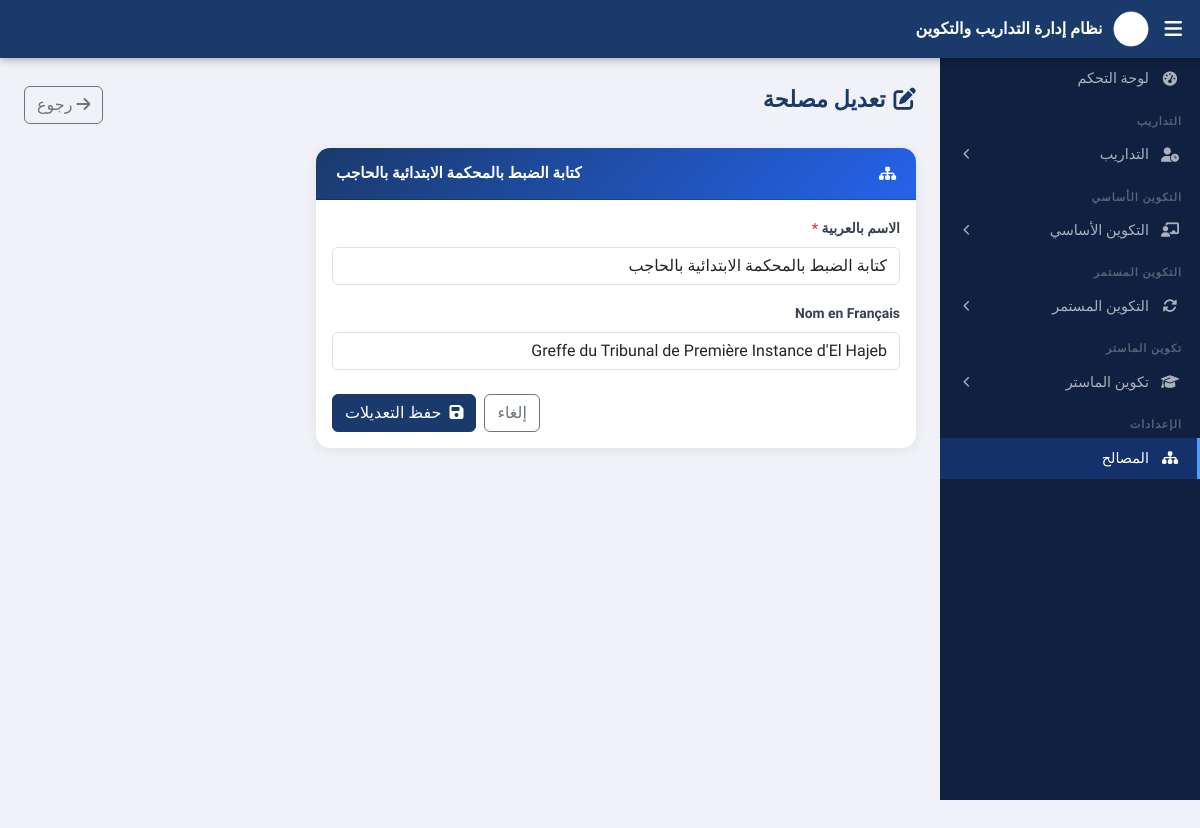
Page /index.php?action=edit_service&id=3 on the committed database.
### tables this page shows
CREATE TABLE IF NOT EXISTS services (
    id         INT AUTO_INCREMENT PRIMARY KEY,
    nom_ar     VARCHAR(200) NOT NULL,
    nom_fr     VARCHAR(200),
    created_at TIMESTAMP DEFAULT CURRENT_TIMESTAMP
);

### controllers/ServiceController.php (called while the page is built, shortened)
<?php
require_once __DIR__ . '/../models/Service.php';
class ServiceController {
    private Service $model;
    public function __construct() { $this->model = new Service(); }
    public function edit(?int $id): void {
        if (!$id || !($service = $this->model->getById($id))) { $this->r('services'); }
        require __DIR__ . '/../views/services/edit.php';
    }
}

### config/database.php (called while the page is built)
<?php
class Database {
    private string $host = 'localhost';
    private string $db   = 'gestion_stagiaires';
    private string $user = 'root';
    private string $pass = '';
    public function getConnection(): PDO {
        $dsn = "mysql:host={$this->host};dbname={$this->db};charset=utf8mb4";
        return new PDO($dsn, $this->user, $this->pass, [
            PDO::ATTR_ERRMODE            => PDO::ERRMODE_EXCEPTION,
            PDO::ATTR_DEFAULT_FETCH_MODE => PDO::FETCH_ASSOC,
        ]);
    }
}

### models/Service.php (called while the page is built, shortened)
<?php
require_once __DIR__ . '/../config/database.php';
class Service {
    private PDO $pdo;
    public function __construct() {
        $this->pdo = (new Database())->getConnection();
    }
    public function getById(int $id): array|false {
        $stmt = $this->pdo->prepare("SELECT * FROM services WHERE id=?");
        $stmt->execute([$id]);
        return $stmt->fetch();
    }
}

### views/services/edit.php (the view, shortened to what this page needs)
<?php require __DIR__ . '/../layout/header.php'; ?>
<div class="page-header">
    <div><h2><i class="fas fa-edit me-2"></i>تعديل مصلحة</h2></div>
    <a href="index.php?action=services" class="btn btn-outline-secondary"><i class="fas fa-arrow-right me-1"></i>رجوع</a>
</div>
<?php $v = array_merge($service, $_SERVER['REQUEST_METHOD']==='POST' ? $_POST : []); ?>
<div class="card" style="max-width:600px">
    <div class="card-header"><i class="fas fa-sitemap me-2"></i><?= htmlspecialchars($service['nom_ar']) ?></div>
    <div class="card-body">
        <form method="POST" action="index.php?action=edit_service&id=<?= $service['id'] ?>">
            <div class="mb-3">
                <label class="form-label">الاسم بالعربية <span class="text-danger">*</span></label>
                <input type="text" name="nom_ar" class="form-control" value="<?= htmlspecialchars($v['nom_ar']) ?>" required>
            </div>
            <div class="mb-4">
                <label class="form-label">Nom en Français</label>
                <input type="text" name="nom_fr" class="form-control" value="<?= htmlspecialchars($v['nom_fr']??'') ?>">
            </div>
            <div class="d-flex justify-content-end gap-2">
                <a href="index.php?action=services" class="btn btn-outline-secondary">إلغاء</a>
                <button type="submit" class="btn btn-primary"><i class="fas fa-save me-2"></i>حفظ التعديلات</button>
            </div>
        </form>
    </div>
</div>
<?php require __DIR__ . '/../layout/footer.php'; ?>

### assets/css/style.css (style rules this page uses)
:root { --sidebar-w: 260px; --navbar-h: 58px; --primary: #1a3a6b; --primary-light: #2563eb; --sidebar-bg: #0f2040; }
body { font-family: 'Tajawal', Tahoma, sans-serif; }
html { direction: rtl; }
body { background: #f0f2f7; overflow-x: hidden; }
.page-header { display: flex; justify-content: space-between; align-items: flex-start; margin-bottom: 24px; flex-wrap: wrap; gap: 12px; }
.page-header h2 { margin: 0; font-size: 1.4rem; font-weight: 800; color: var(--primary); }
.card { border: none; border-radius: 14px; box-shadow: 0 2px 12px rgba(0,0,0,.07); }
.card-header { background: linear-gradient(135deg, var(--primary), var(--primary-light)); color: #fff; border-radius: 14px 14px 0 0 !important; padding: 14px 20px; font-weight: 700; font-size: .95rem; display: flex; align-items: center; justify-content: space-between; }
.form-label { font-weight: 700; font-size: .87rem; color: #374151; }
.btn-primary { background: var(--primary); border-color: var(--primary); }

### rows in the picture
services: nom_ar "كتابة الضبط بالمحكمة الابتدائية بالحاجب", nom_fr "Greffe du Tribunal de Première Instance d'El Hajeb"
